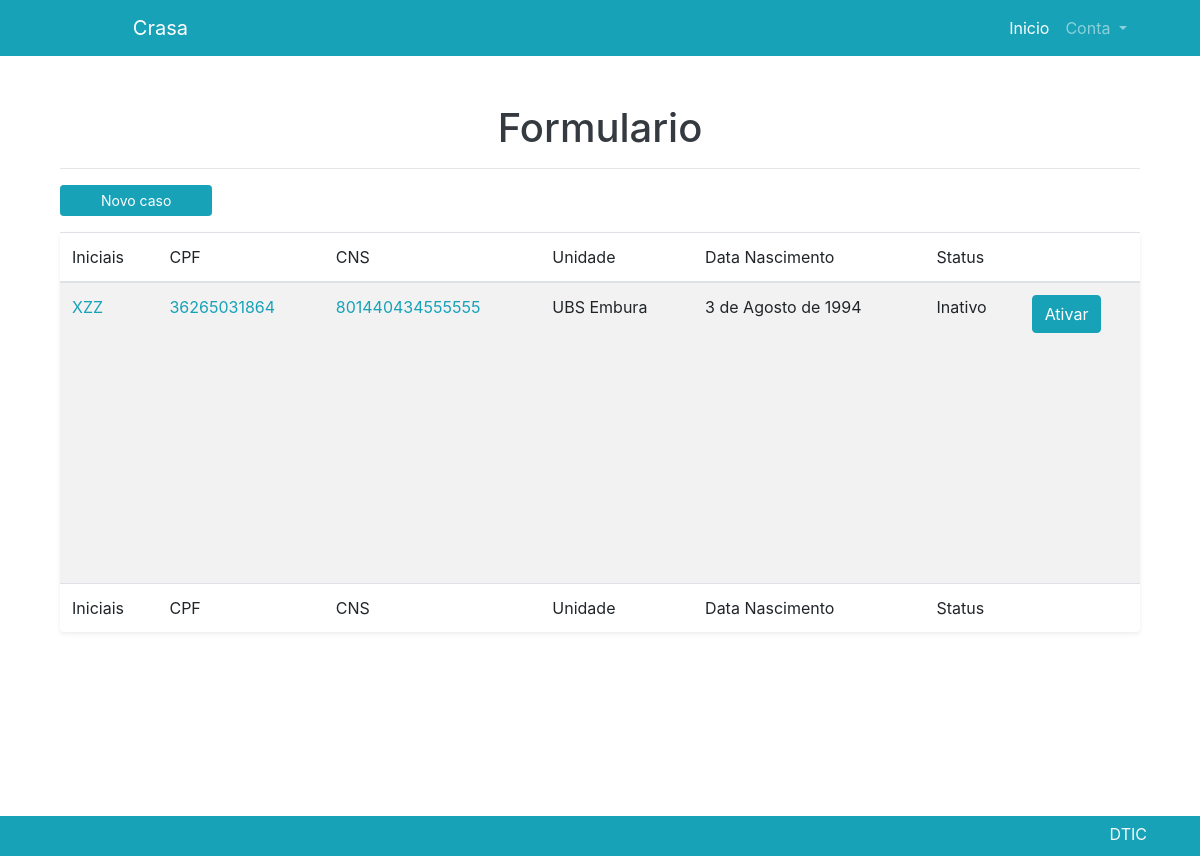
The app's page / (signed in), older data.
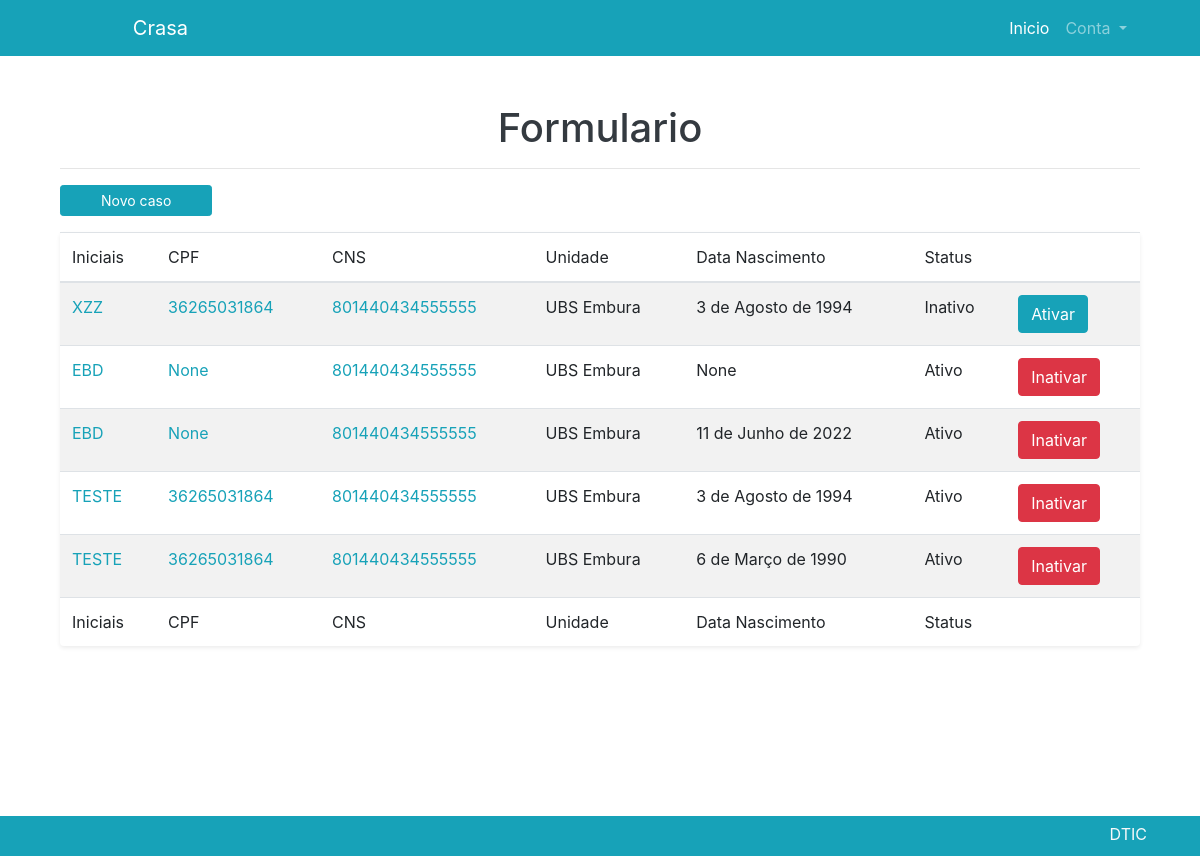
The same page, newer data.
### usuario/models.py (models this page shows, shortened)
class Formulario(models.Model):
    unidade = models.ForeignKey(Unidade, on_delete=models.SET_NULL, null=True )
    iniciais = models.CharField(max_length=40, null=True)
    sexo = models.CharField(max_length=10, default=None, choices= (('Feminino', 'feminino'),('Masculino', 'masculino'),))
    Color = (
        ('Branca', 'branca'),
        ('Parda', 'parda'),
        ('Preta', 'preta'),
        ('Amarela', 'amarela'),
        ('Indigena', 'indigena'),
        ('ni', 'nao informado'),
    )
    cor = models.CharField(max_length=10, default=None, choices=Color)
    NaoInformado = (
        ('Nao Informado','Criança não possui'),
        ('Nao Informado','Pessoa se recusa fornecer'),
        ('Nao Informado','Pessoa com Condição CLinica ou Neurologica Grave'),
        ('Nao Informado','Pessoa Estrangeira'),
        ('Nao Informado','Pessoa com Transtorno Mental'),
    )
    cns = models.CharField(max_length=15, null=True, blank=True,verbose_name='CNS')
    cpf = models.CharField(max_length=11,null=True, blank=True, verbose_name='CPF')
    ni = models.BooleanField(default=False, verbose_name='Data Nascimento não Informada')
    dnasc = models.DateField(blank=True,null=True)
    cpfnaoinformado =  models.CharField(max_length=60,null=True,blank=True, choices=NaoInformado,verbose_name='CNS Não Informado')
    cnsnaoinformado =  models.CharField(max_length=60,null=True,blank=True, choices=NaoInformado,verbose_name='CNS Não Informado')
    end = models.CharField(max_length=255)
    numero = models.PositiveIntegerField(default=0)
    bairro = models.CharField(max_length=255, null=True)
    complemento = models.CharField(max_length=80, null=True, blank=True)
    cep = models.CharField(max_length=9, null=True, verbose_name='CEP')
    responsavel = models.CharField(max_length=55, null=True)
    tipo = models.CharField(max_length=10, default='materiais', choices= (('Materiais', 'materiais'),('Animais', 'animais'),('Ambos', 'ambos')))
    dtinicio = models.DateField(blank=True,null=True)
    situacao = models.CharField(max_length=10, default='ativo', choices= (('Ativo', 'ativo'),('Inativo', 'inativo')))
    orgaos = models.CharField(max_length=180, null=True)
    outros = models.CharField(verbose_name='Outros Orgãos', blank='True', max_length= 40)

### unidade/models.py (models this page shows)
class Unidade(models.Model):
    nome = models.CharField(max_length=80, null=True)
    supervisao = models.ForeignKey('Supervisao', on_delete=models.SET_NULL, null=True)
    def __str__(self):
        return self.nome

### usuario/views.py (the view)
# urls.py: path('', views.FormList.as_view(), name="formlist"),
class FormList(TemplateView):
    @method_decorator(never_cache)
    @method_decorator(login_required)
    def get(self, *args, **kwargs):
        nivel = self.request.user.perfil.nivel_acesso
        filtro = self.request.user.perfil.unidade
        if nivel ==  'crasa':
            form_list = models.Formulario.objects.filter()
        else:
            q = nivel_acesso(nivel,filtro)
            form_list = models.Formulario.objects.filter(q)
        return render(args[0], "formulario/form_list.html", {'form_list':form_list})

### utils/acesso.py (called while the page is built)
def nivel_acesso(nivel, filtro):
    if nivel == 'supervisao':
        q = Q(unidade__supervisao=filtro.supervisao)
    if nivel == 'unidade' or nivel == 'usuario':
        q = Q(unidade=filtro)
    return q

### usuario/templates/formulario/form_list.html (shortened to what this page needs)
{% extends 'base.html' %}
{% block content %}
    <div class="bg-body text-dark d-flex justify-content-center align-middle" style="min-height: 95vh;">
        <div class="container row">
            <div class="col-md-12">
            <h1 class="text-center mt-5">Formulario</h1>
            <hr>
            <a href="{% url 'usuario:form' %}" class="btn btn-primary btn-sm mb-3" style="padding-left: 2.5rem; padding-right: 2.5rem;">Novo caso</a>
            <table id="listForm" class="display table table-striped shadow-sm mt-auto bg-body rounded" style="width:100%;min-height: 50vh;">
                <thead>
                    <tr>
                        <th>Iniciais</th>
                        <th>CPF</th>
                        <th>CNS</th>
                        <th>Unidade</th>
                        <th>Data Nascimento</th>
                        <th>Status</th>
                        <th></th>
                    </tr>
                </thead>
                <tbody>
                    {% for p in form_list %}
                        <tr>
                            <td><a href="{% url 'usuario:detalhes' p.id %}">{{p.iniciais}}</a></td>
                            <td><a href="{% url 'usuario:detalhes' p.id %}">{{p.cpf}}</a></td>
                            <td><a href="{% url 'usuario:detalhes' p.id %}">{{p.cns}}</a></td>
                            <td>{{p.unidade}}</td>
                            <td>{{p.dnasc}}</td>
                            <td>{{p.situacao}}</td>
                            {% if p.situacao == 'Ativo' %}
                              <td><a type="button" class="btn btn-danger" href="{% url 'usuario:atualizar' p.id %}">Inativar</a></td>
                            {% else %}
                              <td><a type="button" class="btn btn-primary" href="{% url 'usuario:atualizar' p.id %}">Ativar</a></td>
                            {% endif %}
                        </tr>
                    {% endfor %}
                </tbody>
                <tfoot>
                    <tr>
                        <th>Iniciais</th>
                        <th>CPF</th>
                        <th>CNS</th>
                        <th>Unidade</th>
                        <th>Data Nascimento</th>
                        <th>Status</th>
                        <th></th>
                    </tr>
                </tfoot>
            </table>
            </div>
        </div>
    </div>
{% endblock %}

### templates/base.html (shortened to what this page needs)
<!doctype html>
<html lang="pt-BR">
<head>
    {% include 'parciais/_head.html' %}
</head>
<body>
    {% if request.user.is_authenticated %}
    {% include 'parciais/_nav.html' %}
    {% endif %}
    <main style="min-height: 100vh;">
        {% block content %} {% endblock %}
        {% include 'parciais/_footer.html' %}
    </main>
</body>
</html>

### templates/parciais/_head.html (shortened to what this page needs)
{% load static %}
    <link rel="stylesheet" href="{% static 'assets/custom/css/rest.css' %}">
    <link rel="stylesheet" href="{% static 'assets/bootstrap/css/bootstrap.css' %}">
    <link rel="stylesheet" href="{% static 'assets/custom/css/style.css' %}">
    <link rel="stylesheet" href="{% static 'assets/custom/alert/sweetalert2.css' %}">
    <link rel="stylesheet" href="{% static 'assets/custom/alert/sweetalert2.min.css' %}">
    <link rel="stylesheet" type="text/css"  href="{% static 'assets/custom/datatable/datatables.min.css' %}"/>

### templates/parciais/_nav.html (shortened to what this page needs)
<div>
<nav class="navbar navbar-dark bg-primary navbar-expand-lg " style="min-height: 5vh;">
    <a class="navbar-brand"style="margin-left:10%;" href="{% url 'usuario:formlist' %}">Crasa</a>
    <div class="collapse navbar-collapse" id="navbarSupportedContent">
        <ul class="navbar-nav ml-auto" style="min-height: 5vh; margin-right:5%;">
            <li class="nav-item active">
                <a class="nav-link" href="{% url 'usuario:formlist' %}">Inicio<span class="sr-only">(current)</span></a>
            </li>
            <li class="nav-item dropdown">
                <a class="nav-link dropdown-toggle" href="#" id="navbarDropdown" role="button"
                    data-toggle="dropdown" aria-haspopup="true" aria-expanded="false">
                    Conta
                </a>
            </li>
        </ul>
    </div>
</nav>
</div>

### templates/parciais/_footer.html (shortened to what this page needs)
{% load static %}
<div>
<footer class="container-fluid bg-primary navbar-expand-lg " style="min-height: 5vh;">
    <div class="container text-light">
        <div class="row">
            <div class="col">
                <div class="p-1 text-right">
                    <span class="align-middle p-1">DTIC</span>
                </div>
            </div>
        </div>
    </div>
</footer>
</div>

### static/assets/custom/css/rest.css (style rules this page uses)
html, body, div, span, applet, object, iframe, h1, h2, h3, h4, h5, h6, p, blockquote, pre, a, abbr, acronym, address, big, cite, code, del, dfn, em, img, ins, kbd, q, s, samp, small, strike, strong, sub, sup, tt, var, b, u, i, center, dl, dt, dd, ol, ul, li, fieldset, form, label, legend, table, caption, tbody, tfoot, thead, tr, th, td, article, aside, canvas, details, embed, figure, figcaption, footer, header, hgroup, menu, nav, output, ruby, section, summary, time, mark, audio, video { margin: 0; padding: 0; border: 0; font-size: 100%; font: inherit; vertical-align: baseline; }
article, aside, details, figcaption, figure, footer, header, hgroup, menu, nav, section { display: block; }
body { line-height: 1; }
ol, ul { list-style: none; }
table { border-collapse: collapse; border-spacing: 0; }

Row changes from the older to the newer data that the page shows:
added Formulario: iniciais "EBD", cpf "None", cns "801440434555555", unidade "UBS Embura", dnasc "None", situacao "Ativo", shows "Inativar"
added Formulario: iniciais "EBD", cpf "None", cns "801440434555555", unidade "UBS Embura", dnasc "11 de Junho de 2022", situacao "Ativo", shows "Inativar"
added Formulario: iniciais "TESTE", cpf "36265031864", cns "801440434555555", unidade "UBS Embura", dnasc "3 de Agosto de 1994", situacao "Ativo", shows "Inativar"
added Formulario: iniciais "TESTE", cpf "36265031864", cns "801440434555555", unidade "UBS Embura", dnasc "6 de Março de 1990", situacao "Ativo", shows "Inativar"
